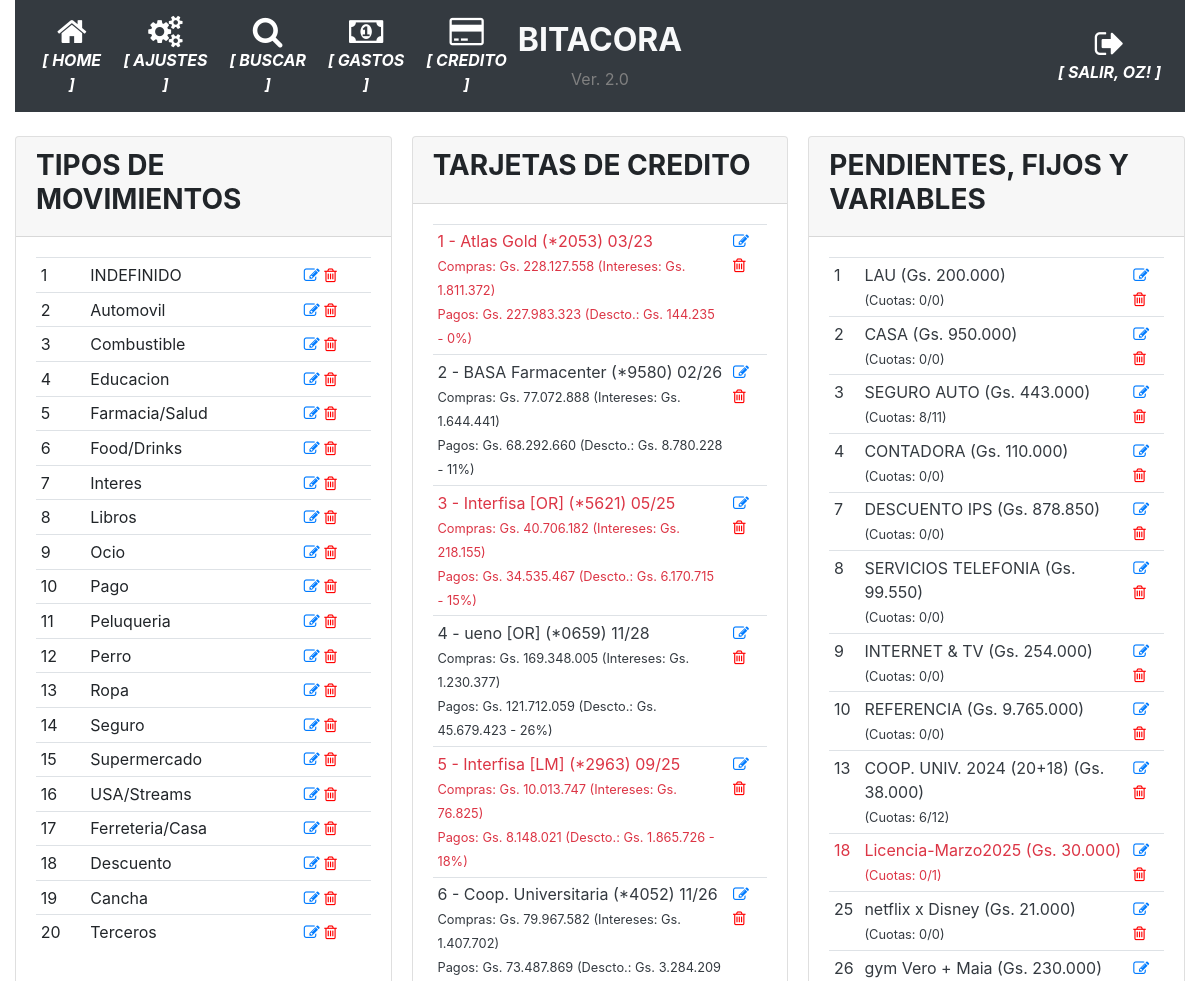
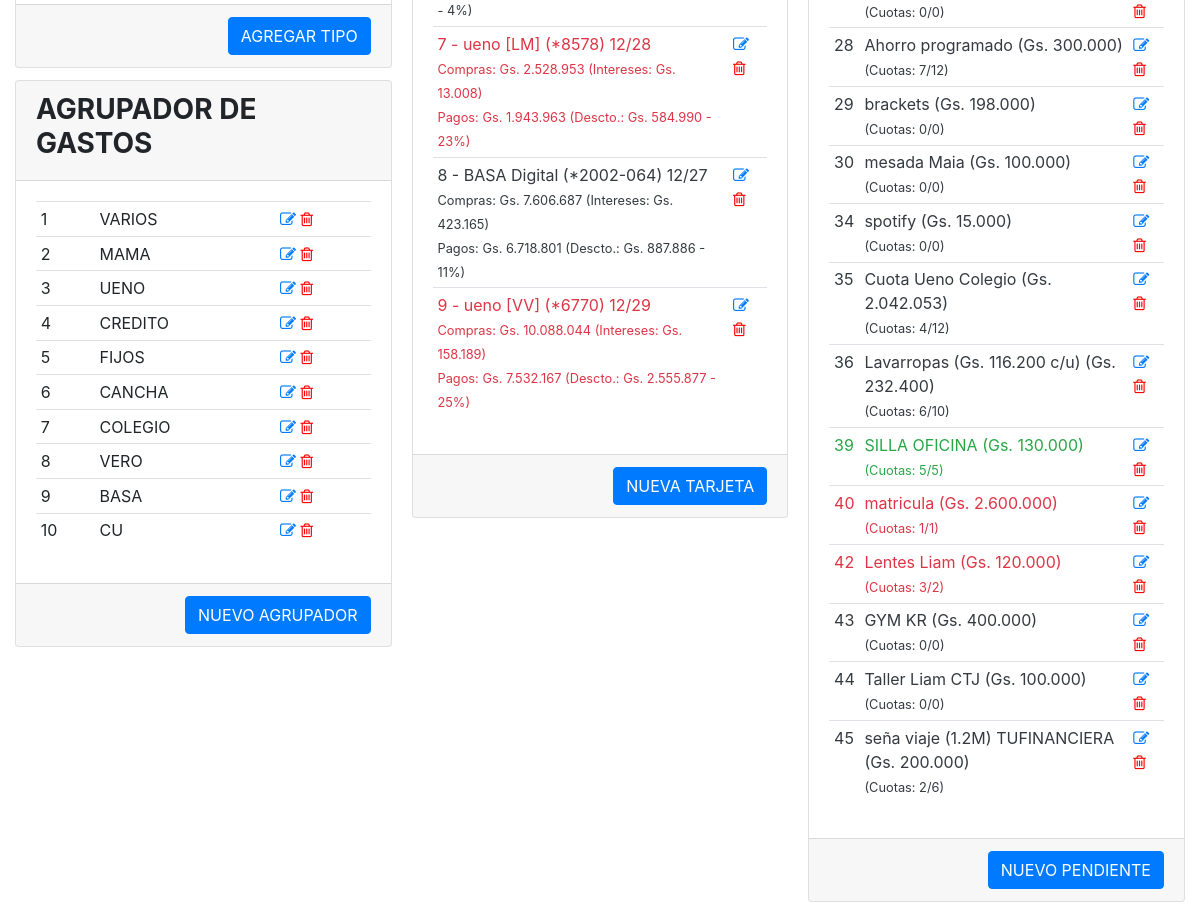
Before: /parametrico (signed in) with the older database file (2 pictures, top to bottom).
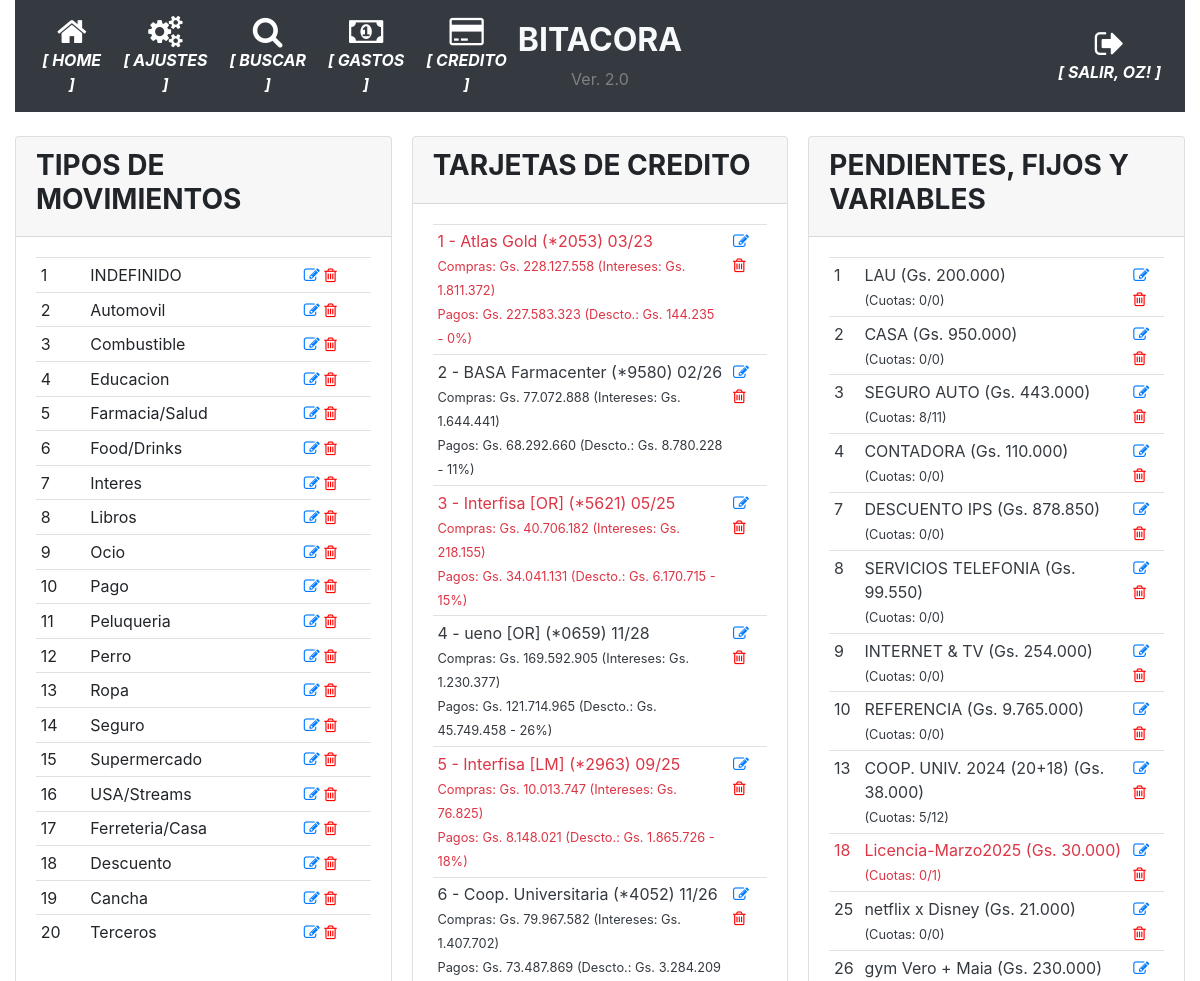
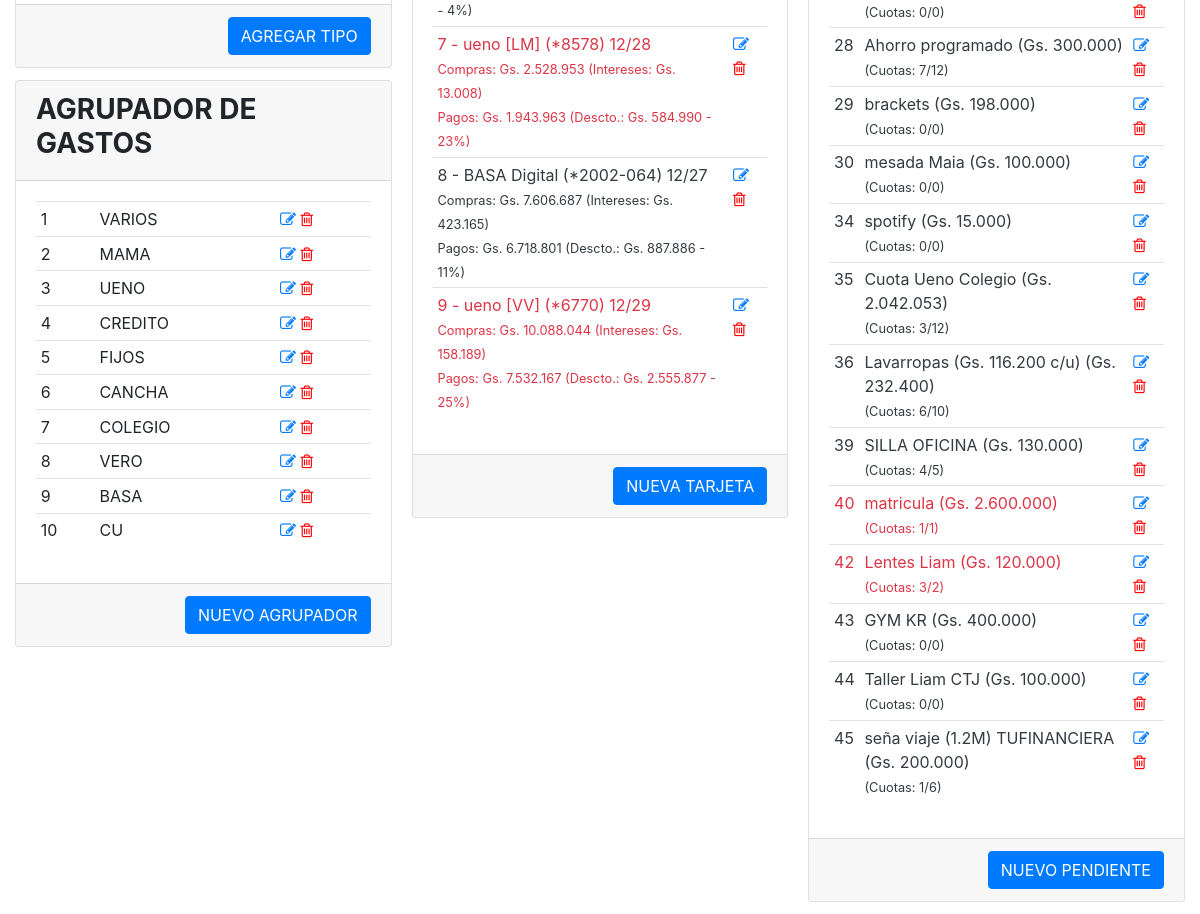
After: the same page with the newer database file (2 pictures, top to bottom).
### app/models.py (models this page shows, shortened)
class User(UserMixin, db.Model):
    id = db.Column(db.Integer, primary_key=True)
    username = db.Column(db.String(64), index=True, unique=True)
    email = db.Column(db.String(120), index=True, unique=True)
    password_hash = db.Column(db.String(128))
    perfil = db.Column(db.String(128))

class TiposMovimiento(db.Model):
    __tablename__='tipos_movimiento'
    id = db.Column(db.Integer, primary_key=True)
    tipo = db.Column(db.String(100), nullable=False)

class AgrupadorGastos(db.Model):
    __tablename__='agrupador_gastos'
    id = db.Column(db.Integer, primary_key=True)
    agrupador = db.Column(db.String(100), nullable=False)

class Tarjetas(db.Model):
    __tablename__='tarjetas'
    id = db.Column(db.Integer, primary_key=True)
    banco = db.Column(db.String(100), nullable=False)
    numero = db.Column(db.String(100), nullable=False)
    vencimiento = db.Column(db.String(10), nullable=False)
    estado = db.Column(db.Boolean, server_default=u'False')

class DeudasPendientes(db.Model):
    __tablename__='deudas_pendientes'
    id = db.Column(db.Integer, primary_key=True)
    descripcion = db.Column(db.String(100), nullable=False)
    monto = db.Column(db.Integer)
    estado = db.Column(db.Boolean, server_default=u'False')
    cuotas = db.Column(db.Integer)
    cuotas_pagadas = db.Column(db.Integer)
    id_agrupador = db.Column(db.Integer, nullable=True)

### app/routes.py (the view)
@app.route('/parametrico', methods=['GET', 'POST'])
@login_required
def parametrico():
    tipos_movimiento = TiposMovimiento.query.all()
    agrupador_gastos = AgrupadorGastos.query.all()
    gastos_fijos = DeudasPendientes.query.all()
    tarjetas = resumenes_tarjeta_macro() # Tarjetas.query.all()
    return render_template('parametrico.html', tipos_movimiento=tipos_movimiento, agrupador_gastos=agrupador_gastos, gastos_fijos=gastos_fijos, tarjetas=tarjetas)

### app/__init__.py (called while the page is built)
@app.context_processor
def inject_utility_functions():
    return dict(
        listar_tipos=listar_tipos,
        listar_tarjetas=listar_tarjetas
    )

### app/models.py (called while the page is built)
@login.user_loader
def load_user(id):
    return User.query.get(int(id))

### app/utilitarios.py (called while the page is built)
def resumenes_tarjeta_macro():
    estados = []
    for tarjeta in Tarjetas.query.all():
        compras, pagos, descuentos, intereses = balance_puntual_tarjeta(tarjeta.id)
        if compras != 0:
            porcentaje_descuento = int((descuentos * 100) / compras)
        else:
            porcentaje_descuento = 0
        estados.append({'id':tarjeta.id, 'banco': tarjeta.banco, 'numero': tarjeta.numero, 'vencimiento': tarjeta.vencimiento, 'estado': tarjeta.estado, 'compras': compras, 'pagos': pagos, 'descuentos': descuentos, 'intereses': intereses, 'porcentaje': porcentaje_descuento})
    return estados

### app/templates/parametrico.html (shortened to what this page needs)
{% extends "base.html" %}
{% block main %}
<div class="card-columns">
    <div class="card">
        <div class="card-header">
            <h3><strong>TIPOS DE MOVIMIENTOS</strong></h3>
        </div>
        <div class="card-body">
            <div>
                <table class="table table-sm">
                    {% for tipo in tipos_movimiento %}
                    <tr>
                        <td>{{ tipo.id }}</td>
                        <td>{{ tipo.tipo }}</td>
                        <td class="align-self-end">
                            <a href="{{ url_for('modificar_parametrico', parametrico_id=tipo.id, origen='TIPOS') }}"><i class="fa fa-pencil-square-o"></i></a>
                            <a href="{{ url_for('borrar_parametrico', parametrico_id=tipo.id, origen='TIPOS') }}" style="color:red"><i class="fa fa-trash-o"></i></a>
                        </td>
                    </tr>
                    {% endfor %}
                </table>
            </div>
        </div>
        <div class="card-footer text-muted text-right">
            <a href="{{ url_for('nuevo_parametrico', origen='TIPOS') }}" class="btn btn-primary">AGREGAR TIPO</a>
        </div>
    </div>
    <div class="card">
        <div class="card-header">
            <h3><strong>AGRUPADOR DE GASTOS</strong></h3>
        </div>
        <div class="card-body">
            <div>
                <table class="table table-sm">
                    {% for agrupador in agrupador_gastos %}
                    <tr>
                        <td>{{ agrupador.id }}</td>
                        <td>{{ agrupador.agrupador }}</td>
                        <td class="align-self-end">
                            <a href="{{ url_for('modificar_parametrico', parametrico_id=agrupador.id, origen='AGRUPADORES') }}"><i class="fa fa-pencil-square-o"></i></a>
                            <a href="{{ url_for('borrar_parametrico', parametrico_id=agrupador.id, origen='AGRUPADORES') }}" style="color:red"><i class="fa fa-trash-o"></i></a>
                        </td>
                    </tr>
                    {% endfor %}
                </table>
            </div>
        </div>
        <div class="card-footer text-muted text-right">
            <a href="{{ url_for('nuevo_parametrico', origen='AGRUPADORES') }}" class="btn btn-primary">NUEVO AGRUPADOR</a>
        </div>
    </div>
    <div class="card">
        <div class="card-header">
            <h3><strong>TARJETAS DE CREDITO</strong></h3>
        </div>
        <div class="card-body">
            <div>
                <table class="table table-sm">
                    {% for tarjeta in tarjetas %}
                    <tr class="{{ 'text-dark' if tarjeta.estado else 'text-danger' }}">
                        <td>
                            <div>{{ tarjeta.id }} - {{ tarjeta.banco }} (*{{ tarjeta.numero }})
                                {{ tarjeta.vencimiento }}</div>
                                <small>Compras: {{ "Gs. {:,.0f}".format(tarjeta.compras).replace(",", ".") }} (Intereses: {{ "Gs. {:,.0f}".format(tarjeta.intereses).replace(",", ".") }})</small><br>
                                <small>Pagos: {{ "Gs. {:,.0f}".format(tarjeta.pagos).replace(",", ".") }} (Descto.: {{ "Gs. {:,.0f}".format(tarjeta.descuentos).replace(",", ".") }} - {{ tarjeta.porcentaje }}%)</small>
                            </div>
                        </td>
                        <td class="align-self-end vertical-align:top">
                            <a href="{{ url_for('modificar_tarjeta', tarjeta_id=tarjeta.id) }}"><i class="fa fa-pencil-square-o"></i></a>
                            <a href="{{ url_for('borrar_tarjeta', tarjeta_id=tarjeta.id) }}" style="color:red"><i class="fa fa-trash-o"></i></a>
                        </td>
                    </tr>
                    {% endfor %}
        <div class="card-footer text-muted text-right">
            <a href="{{ url_for('nueva_tarjeta') }}" class="btn btn-primary">NUEVA TARJETA</a>
        </div>
    <div class="card">
        <div class="card-header">
            <h3><strong>PENDIENTES, FIJOS Y VARIABLES</strong></h3>
        </div>
        <div class="card-body">
            <div>
                <table class="table table-sm">
                    {% for fijo in gastos_fijos %}
                    <tr class="{{ 'text-success' if fijo.estado and fijo.cuotas_pagadas >= fijo.cuotas and fijo.cuotas > 0 else ('text-dark' if fijo.estado else 'text-danger') }}">
                        <td>{{ fijo.id }}</td>
                        <td>{{ fijo.descripcion }} ({{ "Gs. {:,.0f}".format(fijo.monto).replace(",", ".") }})<br><small>(Cuotas: {{ fijo.cuotas_pagadas }}/{{ fijo.cuotas }})</small></td>
                        <td class="align-self-end">
                            <a href="{{ url_for('modificar_pendiente', pendiente_id=fijo.id) }}"><i class="fa fa-pencil-square-o"></i></a>
                            <a href="{{ url_for('borrar_pendiente', pendiente_id=fijo.id) }}" style="color:red"><i class="fa fa-trash-o"></i></a>
                        </td>
                    </tr>
                    {% endfor %}
                </table>
            </div>
        </div>
        <div class="card-footer text-muted text-right">
            <a href="{{ url_for('nuevo_pendiente') }}" class="btn btn-primary">NUEVO PENDIENTE</a>
        </div>
    </div>
{% endblock %}

### app/templates/base.html (shortened to what this page needs)
<!doctype html>
<html lang="en">
  <head>
    <link rel="stylesheet" href="https://stackpath.bootstrapcdn.com/bootstrap/4.5.0/css/bootstrap.min.css"></link>
    <link rel="stylesheet" href="https://maxcdn.bootstrapcdn.com/font-awesome/4.4.0/css/font-awesome.min.css"></link>
  </head>
  <body>
    <div class="container-fluid">
      <nav class="navbar navbar-expand-md navbar-dark bg-dark">
        <div class="navbar-collapse collapse w-100 order-1 order-md-0 dual-collapse2">
            <ul class="navbar-nav mr-auto text-center">
              <li class="nav-item active">
                <a href="{{ url_for('index') }}" class="nav-link d-flex flex-column">
                <i class="fa fa-home fa-2x"></i>
                <span class="d-none d-sm-inline"><i><strong>[ HOME ]</strong></i></span></a>
              </li>
              <li class="nav-item active">
                <a href="{{ url_for('parametrico') }}" class="nav-link d-flex flex-column">
                <i class="fa fa-cogs fa-2x"></i>
                <span class="d-none d-sm-inline"><i><strong>[ AJUSTES ]</strong></i></span></a>
              </li>
              <li class="nav-item active">
                <a href="{{ url_for('busqueda') }}" class="nav-link d-flex flex-column">
                <i class="fa fa-search fa-2x"></i>
                <span class="d-none d-sm-inline"><i><strong>[ BUSCAR ]</strong></i></span></a>
              </li>
              <li class="nav-item active">
                <a href="{{ url_for('historico_gastos_detalle', periodo='') }}" class="nav-link d-flex flex-column">
                <i class="fa fa-money fa-2x"></i>
                <span class="d-none d-sm-inline"><i><strong>[ GASTOS ]</strong></i></span></a>
              </li>
              <li class="nav-item active">
                <a href="{{ url_for('movimientos_mes', mes='') }}" class="nav-link d-flex flex-column">
                <i class="fa fa-credit-card fa-2x"></i>
                <span class="d-none d-sm-inline"><i><strong>[ CREDITO ]</strong></i></span></a>
              </li>
            </ul>
        </div>
        <div class="mx-auto order-0 text-center">
            <h2 class="mx-auto text-light"><strong>BITACORA</strong></h2>
            <span style="color: grey">Ver. 2.0</span>
        </div>
        <div class="navbar-collapse collapse w-100 order-3 dual-collapse2">
            <ul class="navbar-nav ml-auto text-center">
              <li class="nav-item active">
                {% if current_user.is_anonymous %}
                  <a href="{{ url_for('logout') }}" class="nav-link d-flex flex-column">
                  <i class="fa fa-sign-in fa-2x"></i>
                  <span class="d-none d-sm-inline"><i><strong>[ ACCEDER ]</strong></i></span></a>
                {% else %}
                  <a href="{{ url_for('logout') }}" class="nav-link d-flex flex-column">
                  <i class="fa fa-sign-out fa-2x"></i>
                  <span class="d-none d-sm-inline"><i><strong>[ SALIR, {{ current_user.username | upper }}! ]</strong></i></span></a>
                {% endif %}
              </li>
            </ul>
        </div>
    </nav>
    <br>
      <div>
        {% block main %}{% endblock %}
  </body>
</html>

Changed rows visible on the page:
computed for Tarjetas "Atlas Gold": pagos "Gs. 227.983.323" → "Gs. 227.583.323"
computed for Tarjetas "Interfisa [OR]": pagos "Gs. 34.535.467" → "Gs. 34.041.131"
computed for Tarjetas "ueno [OR]": compras "Gs. 169.348.005" → "Gs. 169.592.905"; pagos "Gs. 121.712.059" → "Gs. 121.714.965"; descuentos "Gs. 45.679.423" → "Gs. 45.749.458"
changed DeudasPendientes "COOP. UNIV. 2024 (20+18)": cuotas_pagadas "6" → "5"
changed DeudasPendientes "Cuota Ueno Colegio": cuotas_pagadas "4" → "3"
changed DeudasPendientes "SILLA OFICINA": cuotas_pagadas "5" → "4"
changed DeudasPendientes "seña viaje (1.2M) TUFINANCIERA": cuotas_pagadas "2" → "1"
